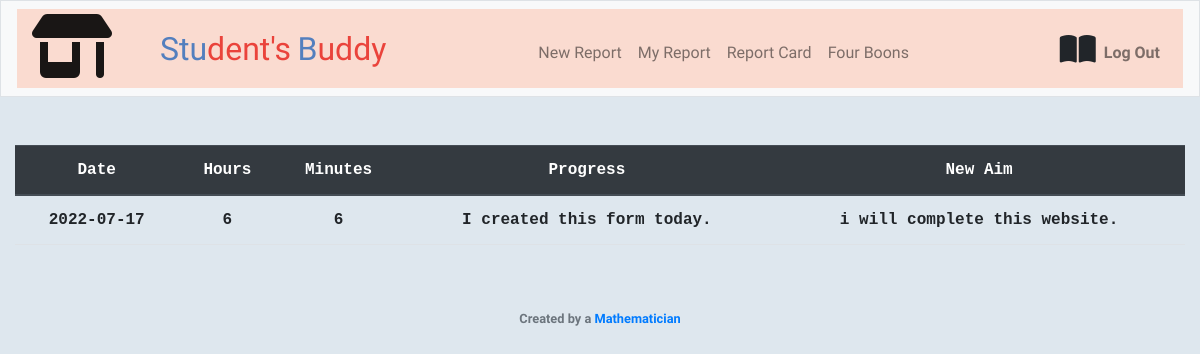
The page /My_Report (signed in) on the database as committed earlier.
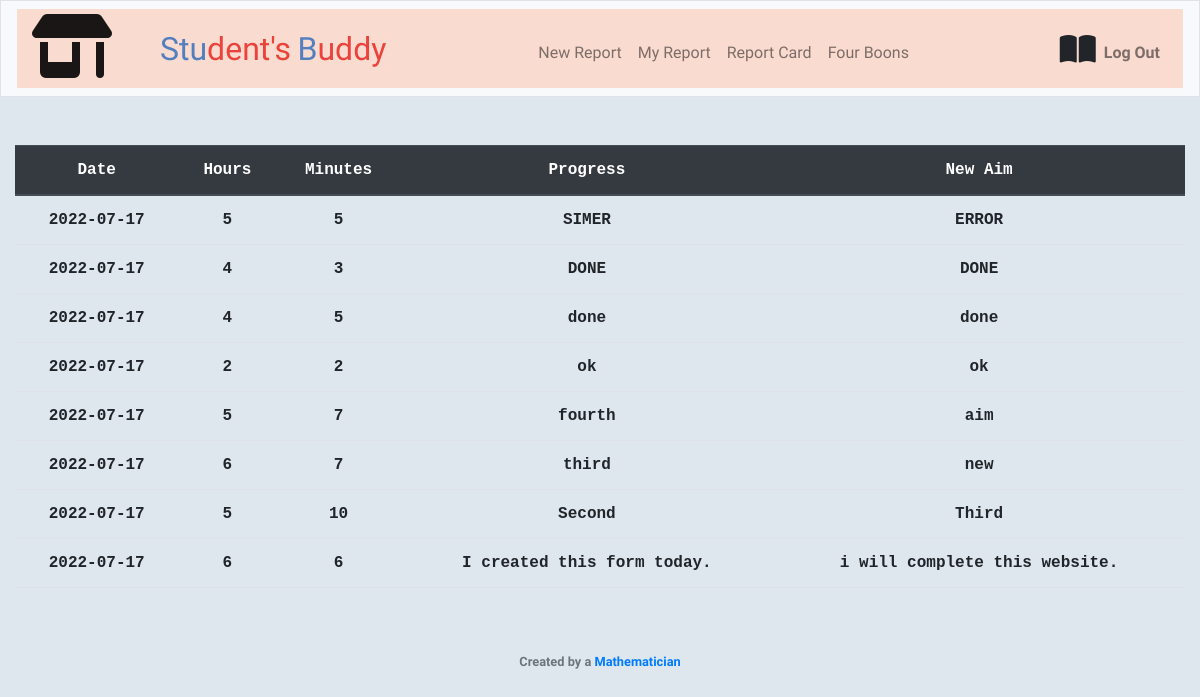
The same page on the database as committed later.
### tables this page shows
CREATE TABLE 'logbook' ('id' INTEGER PRIMARY KEY AUTOINCREMENT NOT NULL, 'user_id' INTEGER,'date' DATETIME, 'hours' INTEGER, 'minutes' INTEGER, 'progress' TEXT DEFAULT 'None', 'new_aim' TEXT DEFAULT 'Have one!');

### app.py (the view)
@app.route("/My_Report")
@login_required
def My_Report():
    user_id = session["user_id"]
    tasks = db.execute(
        "SELECT date, hours, minutes, progress, new_aim FROM logbook WHERE user_id = ? ORDER BY id DESC", user_id)
    return render_template("My_Report.html", tasks=tasks)

### app.py (called while the page is built)
@app.after_request
def after_request(response):
    response.headers["Cache-Control"] = "no-cache, no-store, must-revalidate"
    response.headers["Expires"] = 0
    response.headers["Pragma"] = "no-cache"
    return response

### helpers.py (called while the page is built)
def login_required(f):
    @wraps(f)
    def decorated_function(*args, **kwargs):
        if session.get("user_id") is None:
            return redirect("/login")
        return f(*args, **kwargs)
    return decorated_function

### templates/My_Report.html (shortened to what this page needs)
{% extends "layout.html" %}
{% block main %}
    <table class="table">
        <thead class="thead-dark">
        <tr>
            <th scope="col">Date</th>
            <th scope="col">Hours</th>
            <th scope="col">Minutes</th>
            <th scope="col">Progress</th>
            <th scope="col">New Aim</th>
        </tr>
        </thead>
        <tbody>
            {% for task in tasks %}
                <tr>
                    <td><B>{{ task["date"] }}</B></td>
                    <td><B>{{ task["hours"] }}</B></td>
                    <td><B>{{ task["minutes"] }}</B></td>
                    <td><B>{{ task["progress"] }}</B></td>
                    <td><B>{{ task["new_aim"] }}</B></td>
                </tr>
            {% endfor %}
        </tbody>
    </table>
{% endblock %}

Rows that differ between the two databases and show on the page:
added logbook: date "2022-07-17", hours "5", minutes "5", progress "SIMER", new_aim "ERROR"
added logbook: date "2022-07-17", hours "4", minutes "3", progress "DONE", new_aim "DONE"
added logbook: date "2022-07-17", hours "4", minutes "5", progress "done", new_aim "done"
added logbook: date "2022-07-17", hours "2", minutes "2", progress "ok", new_aim "ok"
added logbook: date "2022-07-17", hours "5", minutes "7", progress "fourth", new_aim "aim"
added logbook: date "2022-07-17", hours "6", minutes "7", progress "third", new_aim "new"
added logbook: date "2022-07-17", hours "5", minutes "10", progress "Second", new_aim "Third"
